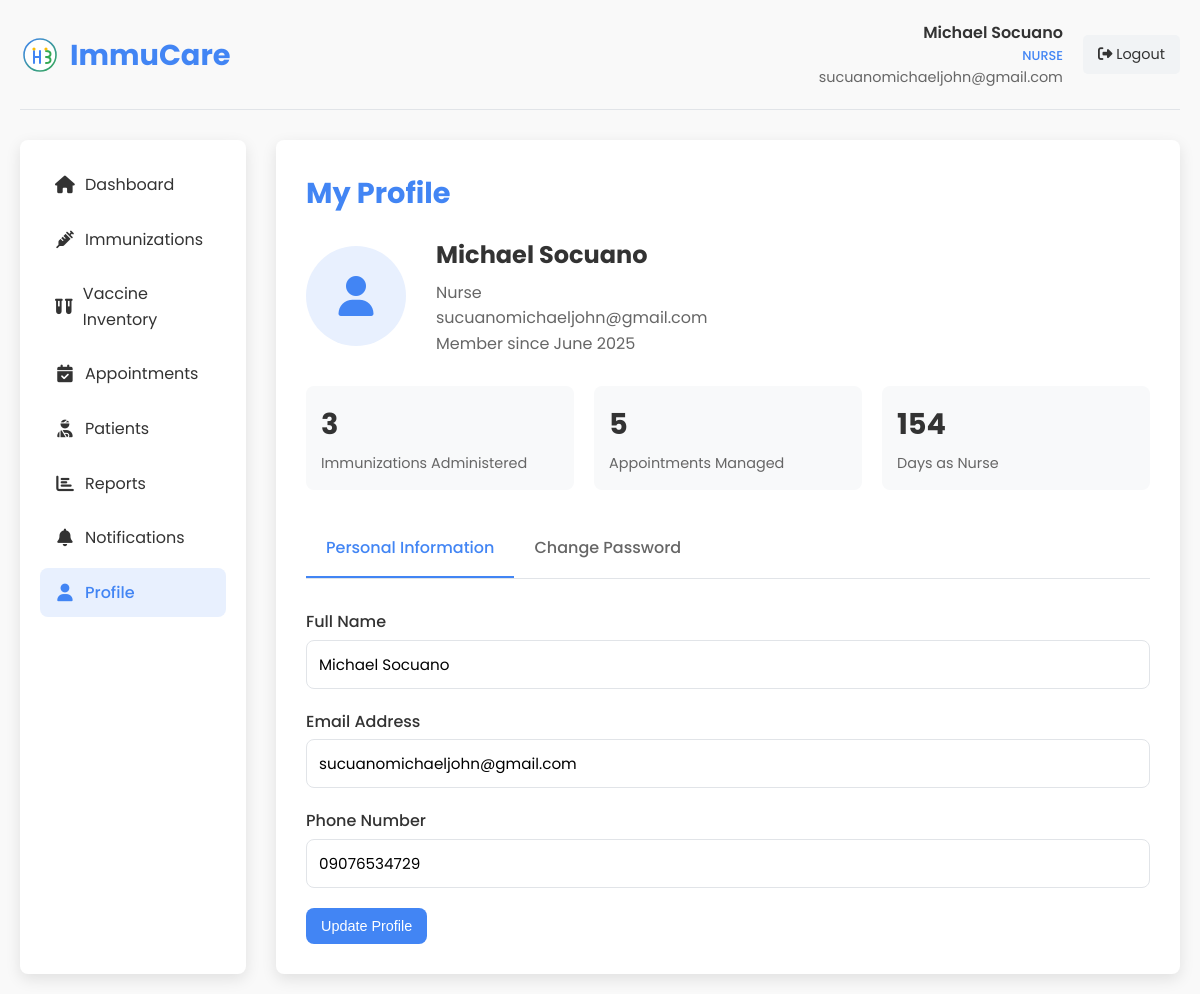
Screenshot of /nurse_profile.php (signed in) with the database file from the repository.
### tables this page shows
CREATE TABLE `users` (
  `id` int(11) NOT NULL,
  `role_id` int(11) NOT NULL DEFAULT 4,
  `user_type` enum('admin','midwife','nurse','patient') NOT NULL DEFAULT 'patient',
  `name` varchar(100) NOT NULL,
  `email` varchar(100) NOT NULL,
  `phone` varchar(20) NOT NULL,
  `password` varchar(255) NOT NULL,
  `otp` varchar(6) DEFAULT NULL,
  `otp_expiry` datetime DEFAULT NULL,
  `is_active` tinyint(1) DEFAULT 1,
  `last_login` datetime NOT NULL,
  `created_at` datetime NOT NULL,
  `updated_at` timestamp NOT NULL DEFAULT current_timestamp() ON UPDATE current_timestamp()
);

### nurse_profile.php (the view, shortened to what this page needs)
<?php
$user_id = $_SESSION['user_id'];
$user_name = $_SESSION['user_name'];
$user_email = $_SESSION['user_email'];
$conn = new mysqli(DB_HOST, DB_USER, DB_PASS, DB_NAME);
$stmt = $conn->prepare("SELECT * FROM users WHERE id = ?");
$stmt->bind_param("i", $user_id);
$stmt->execute();
$user = $stmt->get_result()->fetch_assoc();
$stmt = $conn->prepare("SELECT COUNT(*) as count FROM immunizations WHERE administered_by = ?");
$stmt->bind_param("i", $user_id);
$stmt->execute();
$immunization_count = $stmt->get_result()->fetch_assoc()['count'];
$stmt = $conn->prepare("SELECT COUNT(*) as count FROM appointments WHERE staff_id = ?");
$stmt->bind_param("i", $user_id);
$stmt->execute();
$appointment_count = $stmt->get_result()->fetch_assoc()['count'];
?>
<!DOCTYPE html>
<html lang="en">
<head>
    <link rel="stylesheet" href="styles.css">
    <link rel="stylesheet" href="https://cdnjs.cloudflare.com/ajax/libs/font-awesome/6.4.0/css/all.min.css">
</head>
<body>
    <div class="dashboard-container">
        <div class="dashboard-header">
            <div class="dashboard-logo">
                <img src="images/logo.svg" alt="ImmuCare Logo">
                <h1>ImmuCare</h1>
            </div>
            <div class="user-menu">
                <div class="user-info">
                    <div class="user-name"><?php echo htmlspecialchars($user_name); ?></div>
                    <div class="user-role">Nurse</div>
                    <div class="user-email"><?php echo htmlspecialchars($user_email); ?></div>
                </div>
                <a href="?logout=1" class="logout-btn">
                    <i class="fas fa-sign-out-alt"></i> Logout
                </a>
            </div>
        </div>
        <div class="dashboard-content">
            <div class="sidebar">
                <ul class="sidebar-menu">
                    <li><a href="nurse_dashboard.php"><i class="fas fa-home"></i> Dashboard</a></li>
                    <li><a href="nurse_immunizations.php"><i class="fas fa-syringe"></i> Immunizations</a></li>
                    <li><a href="nurse_vaccine_inventory.php"><i class="fas fa-vials"></i> Vaccine Inventory</a></li>
                    <li><a href="nurse_appointments.php"><i class="fas fa-calendar-check"></i> Appointments</a></li>
                    <li><a href="nurse_patients.php"><i class="fas fa-user-injured"></i> Patients</a></li>
                    <li><a href="nurse_reports.php"><i class="fas fa-chart-bar"></i> Reports</a></li>
                    <li><a href="nurse_notifications.php"><i class="fas fa-bell"></i> Notifications</a></li>
                    <li><a href="nurse_profile.php" class="active"><i class="fas fa-user"></i> Profile</a></li>
                </ul>
            </div>
            <div class="main-content">
                <h2 class="page-title">My Profile</h2>
                <div class="profile-header">
                    <div class="profile-avatar">
                        <i class="fas fa-user"></i>
                    </div>
                    <div class="profile-info">
                        <h3><?php echo htmlspecialchars($user_name); ?></h3>
                        <p>Nurse</p>
                        <p><?php echo htmlspecialchars($user_email); ?></p>
                        <p>Member since <?php echo date('F Y', strtotime($user['created_at'])); ?></p>
                    </div>
                </div>
                <div class="profile-stats">
                    <div class="stat-card">
                        <div class="stat-value"><?php echo $immunization_count; ?></div>
                        <div class="stat-label">Immunizations Administered</div>
                    </div>
                    <div class="stat-card">
                        <div class="stat-value"><?php echo $appointment_count; ?></div>
                        <div class="stat-label">Appointments Managed</div>
                    </div>
                    <div class="stat-card">
                        <div class="stat-value"><?php echo date_diff(date_create($user['created_at']), date_create('now'))->days; ?></div>
                        <div class="stat-label">Days as Nurse</div>
                    </div>
                </div>
                <div class="profile-tabs">
                    <div class="profile-tab active" data-tab="personal-info">Personal Information</div>
                    <div class="profile-tab" data-tab="change-password">Change Password</div>
                </div>
                <div id="personal-info" class="tab-content active">
                    <form action="" method="POST">
                        <div class="form-group">
                            <label for="name">Full Name</label>
                            <input type="text" id="name" name="name" class="form-control" value="<?php echo htmlspecialchars($user['name']); ?>" required>
                        </div>
                        <div class="form-group">
                            <label for="email">Email Address</label>
                            <input type="email" id="email" name="email" class="form-control" value="<?php echo htmlspecialchars($user['email']); ?>" required>
                        </div>
                        <div class="form-group">
                            <label for="phone">Phone Number</label>
                            <input type="text" id="phone" name="phone" class="form-control" value="<?php echo htmlspecialchars($user['phone']); ?>">
                        </div>
                        <button type="submit" name="update_profile" class="btn-primary">Update Profile</button>
                    </form>
                </div>
            </div>
        </div>
    </div>
</body>
</html>

### styles.css (style rules this page uses)
:root { --primary-color: #4285f4; --secondary-color: #34a853; --accent-color: #fbbc05; --text-color: #333; --light-text: #666; --bg-light: #f9f9f9; --bg-white: #ffffff; --shadow: 0 5px 15px rgba(0, 0, 0, 0.1); --border-radius: 8px; --transition: all 0.3s ease; }
* { margin: 0; padding: 0; box-sizing: border-box; }
html { scroll-behavior: smooth; }
body { font-family: 'Poppins', sans-serif; line-height: 1.6; color: var(--text-color); background-color: var(--bg-light); }
a { text-decoration: none; color: inherit; }
ul { list-style: none; }
img { max-width: 100%; height: auto; }
.btn-primary { background-color: var(--primary-color); color: white; }
.form-group { margin-bottom: 20px; }
.form-group label { display: block; margin-bottom: 8px; font-weight: 500; }
.form-group input,.form-group textarea { width: 100%; padding: 12px 15px; border: 1px solid #ddd; border-radius: var(--border-radius); font-family: inherit; font-size: 1rem; transition: var(--transition); }
.form-group { margin-bottom:15px }
.form-group label { display:block;margin-bottom:8px;font-weight:500;color:var(--text-color) }
.form-group input,.form-group select,.form-group textarea { width:100%;padding:12px;border:1px solid #e1e4e8;border-radius:var(--border-radius);font-family:'Poppins',sans-serif;font-size:.95rem;transition:var(--transition) }

### rows the page displays
users: created_at "June 2025", created_at "154", name "Michael Socuano", email "sucuanomichaeljohn@gmail.com", phone "09076534729"

### other values shown
$user_name "Michael Socuano"
$user_email "sucuanomichaeljohn@gmail.com"
$immunization_count "3"
$appointment_count "5"
